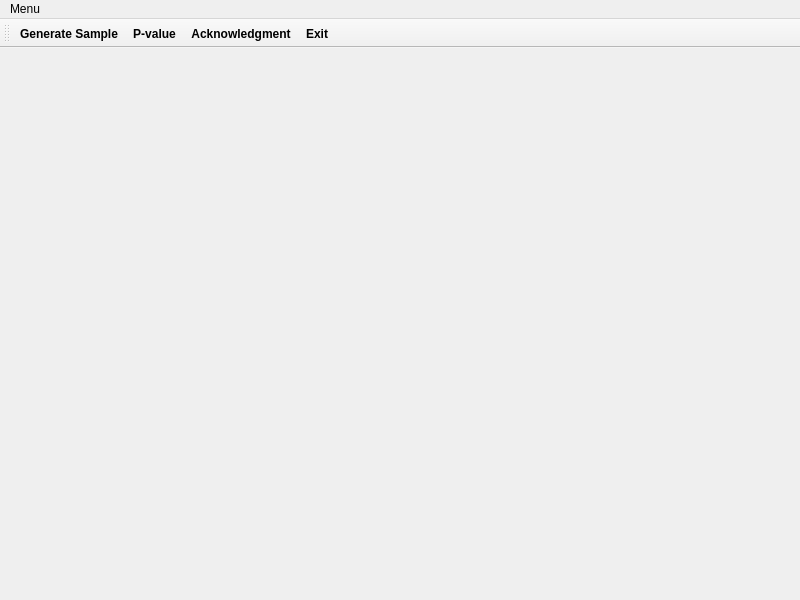
<?xml version="1.0" encoding="UTF-8"?>
<ui version="4.0">
 <class>MainWindow</class>
 <widget class="QMainWindow" name="MainWindow">
  <property name="geometry">
   <rect>
    <x>0</x>
    <y>0</y>
    <width>800</width>
    <height>600</height>
   </rect>
  </property>
  <property name="windowTitle">
   <string>MainWindow</string>
  </property>
  <widget class="QWidget" name="centralwidget">
   <property name="cursor">
    <cursorShape>PointingHandCursor</cursorShape>
   </property>
   <layout class="QGridLayout" name="gridLayout">
    <property name="leftMargin">
     <number>0</number>
    </property>
    <property name="topMargin">
     <number>0</number>
    </property>
    <property name="rightMargin">
     <number>0</number>
    </property>
    <property name="bottomMargin">
     <number>0</number>
    </property>
    <property name="spacing">
     <number>0</number>
    </property>
    <item row="0" column="0">
     <widget class="RenderArea" name="renderarea" native="true">
      <property name="cursor">
       <cursorShape>PointingHandCursor</cursorShape>
      </property>
     </widget>
    </item>
   </layout>
  </widget>
  <widget class="QMenuBar" name="menubar">
   <property name="geometry">
    <rect>
     <x>0</x>
     <y>0</y>
     <width>800</width>
     <height>22</height>
    </rect>
   </property>
   <widget class="QMenu" name="menuMenu">
    <property name="title">
     <string>Menu</string>
    </property>
    <addaction name="actionModel"/>
    <addaction name="separator"/>
    <addaction name="actionPval"/>
    <addaction name="actionHi"/>
    <addaction name="separator"/>
    <addaction name="actionExit"/>
   </widget>
   <addaction name="menuMenu"/>
  </widget>
  <widget class="QToolBar" name="toolBar">
   <property name="windowTitle">
    <string>toolBar</string>
   </property>
   <attribute name="toolBarArea">
    <enum>TopToolBarArea</enum>
   </attribute>
   <attribute name="toolBarBreak">
    <bool>false</bool>
   </attribute>
   <addaction name="actionModel"/>
   <addaction name="actionPval"/>
   <addaction name="actionHi"/>
   <addaction name="actionExit"/>
  </widget>
  <action name="actionModel">
   <property name="text">
    <string>Generate Sample</string>
   </property>
   <property name="font">
    <font>
     <weight>75</weight>
     <bold>true</bold>
    </font>
   </property>
  </action>
  <action name="actionPval">
   <property name="text">
    <string>P-value</string>
   </property>
   <property name="font">
    <font>
     <weight>75</weight>
     <bold>true</bold>
    </font>
   </property>
  </action>
  <action name="actionHi">
   <property name="text">
    <string>Acknowledgment</string>
   </property>
   <property name="font">
    <font>
     <weight>75</weight>
     <bold>true</bold>
    </font>
   </property>
  </action>
  <action name="actionExit">
   <property name="text">
    <string>Exit</string>
   </property>
   <property name="font">
    <font>
     <weight>75</weight>
     <bold>true</bold>
    </font>
   </property>
  </action>
 </widget>
 <customwidgets>
  <customwidget>
   <class>RenderArea</class>
   <extends>QWidget</extends>
   <header>renderarea.h</header>
   <container>1</container>
  </customwidget>
 </customwidgets>
 <resources/>
 <connections/>
</ui>
